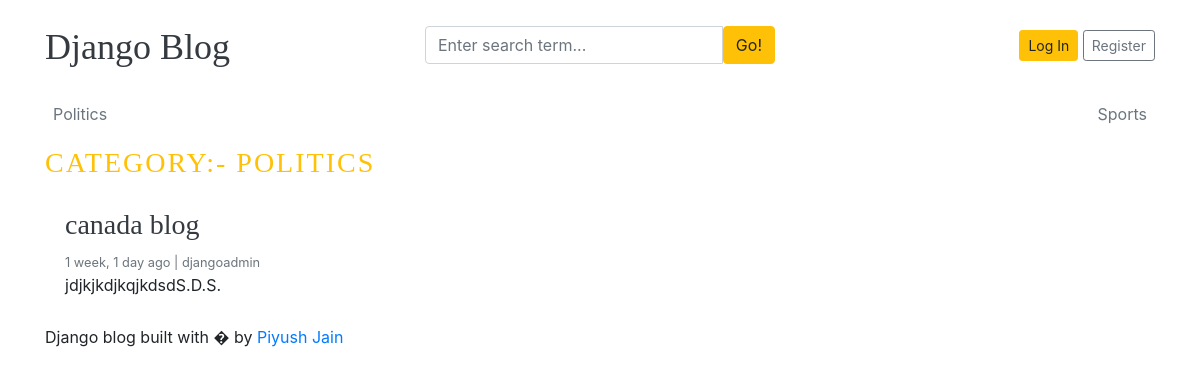
/category/1/, run on an earlier commit of the app's database.
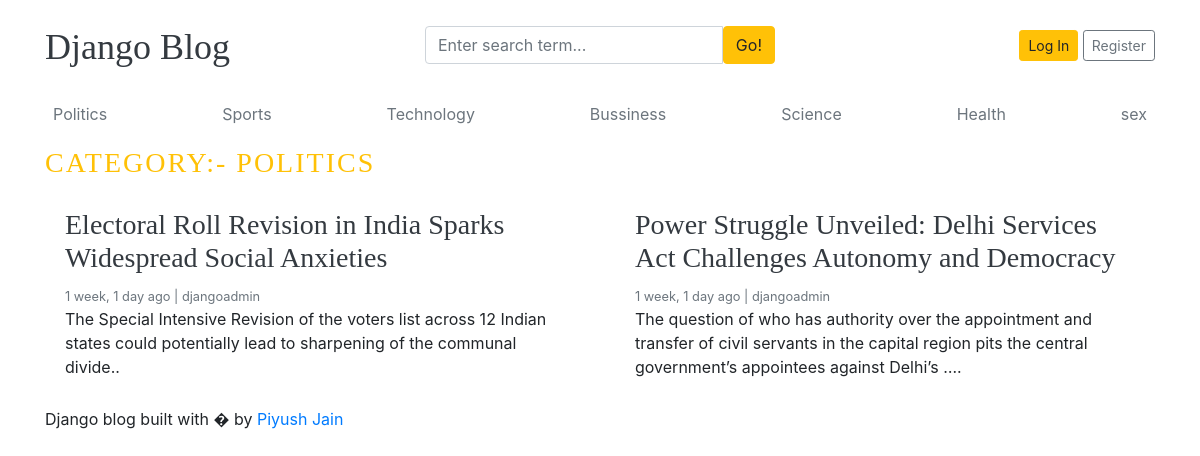
And on a later commit of the database.
### blogs/models.py (models this page shows, shortened)
class Category(models.Model):
    Category_name = models.CharField(max_length=50, unique = True)
    created_at = models.DateTimeField(auto_now_add= True)
    updated_at = models.DateTimeField(auto_now=True)
    class Meta:
        verbose_name_plural = 'categories'
    def __str__(self):
        return self.Category_name

class Blog(models.Model):
    title = models.CharField(max_length=100)
    slug =models.SlugField(max_length=150 , unique = True , blank = True)
    category = models.ForeignKey(Category, on_delete = models.CASCADE)
    author = models.ForeignKey(User, on_delete=models.CASCADE)
    featured_image = models.ImageField(upload_to='uploads/%Y/%m/%d')
    short_description = models.TextField(max_length=500)
    blog_body =models.TextField(max_length=2000)
    status = models.CharField(max_length=20 ,choices=STATUS_CHOICES, default = "draft")
    is_featured = models.BooleanField(default=True)
    created_at = models.DateTimeField(auto_now_add= True)
    updated_at = models.DateTimeField(auto_now= True)

### blogs/views.py (the view)
# urls.py: path('<int:Category_id>/', views.posts_by_category , name ='posts_by_category'),
def posts_by_category(request, Category_id):
    posts = Blog.objects.filter(category =Category_id )
    try:
        category = Category.objects.get(pk = Category_id)
    except:
        return redirect('home')
    context ={
        'posts' : posts,
        'category' : category,
    }
    return render(request, 'posts_by_category.html', context)

### blogs/context_processors.py (called while the page is built)
def get_categories(request):
    categories = Category.objects.all()
    return dict(categories = categories)

def get_social_links(request):
    social_links= SocialLinks.objects.all()
    return dict(social_links = social_links)

### templates/posts_by_category.html (shortened to what this page needs)
{% extends 'base.html' %}
    {% block content %}
        <h3 class= "text-uppercase text-warning" style="letter-spacing: 2px;">Category:- {{category}}</h3>
        <div class="row mb-2">
        {% if posts %}
        {% for post in posts %}
            <div class="col-md-6">
            <div class="card border-0" >
                <div class="card-body">
                <h3 ><a href="{% url 'blogs' post.slug %}"  class = "text-dark">{{post.title}}</a></h3>
                <small class="mb-1 text-muted">{{post.created_at | timesince}} ago | {{ post.author }}</small>
                <p class="card-text">{{ post.short_description |truncatewords:25 }}.</p>
                </div>
            </div>
            </div>
            {%endfor%}
            {%else %}
            <p> No posts available
            {% endif %}
        </div>
    {% endblock %}

### templates/base.html (shortened to what this page needs)
 {% load static %}
<!DOCTYPE html>
<html lang="en">
<head>
    <link href="https://getbootstrap.com/docs/4.0/dist/css/bootstrap.min.css" rel="stylesheet">
    <link href="{% static 'css/blog.css' %}" rel="stylesheet">
  </head>
<body>
    <div class="container">
      <header class="blog-header py-3">
        <div class="row flex-nowrap justify-content-between align-items-center">
          <div class="col-4 pt-1">
            <a class="blog-header-logo text-dark" href="/">Django Blog</a>
          </div>
          <div class = "col-4">
           <form action="{% url 'search' %}" method ="GET">
            <div class="input-group">
              <input class="form-control" type="text" name ="keyword" placeholder="Enter search term..." aria-label="Enter search term..." aria-describedby="button-search" />
              <button type = "submit" class="btn btn-warning" id="button-search" type="button">Go!</button>
            </div>
           </form>
          </div>
          {% if not user.is_authenticated %}
          <div class="col-4 d-flex justify-content-end align-items-center">
            <a class="btn btn-sm btn-warning" href="{% url 'login'%}">Log In</a> &nbsp;
            <a class="btn btn-sm btn-outline-secondary" href="{% url 'register' %}">Register</a>
          {% else %}
          <span> You are logged in as {{user}}</span>
          &emsp;
          <span> <a href ="{% url 'logout' %}">Logout</a></span>
          {% endif %}
        </div>
        </div>
      </header>
      <div class="nav-scroller py-1 mb-2">
        <nav class="nav d-flex justify-content-between">
          {% for i in categories %}
          <a class="p-2 text-muted" href="{% url 'posts_by_category'  i.id %}">{{i.Category_name}}</a>
          {% endfor %}
        </nav>
      </div>
 {%block content %}
{% endblock %}
<footer class="blog-footer">
  <p>Django blog built with � by <a href="#">Piyush Jain</a></p>
</footer>
</body>
</html>

### blog_main/static/css/blog.css (style rules this page uses)
.blog-header-logo { font-family: "Playfair Display", Georgia, "Times New Roman", serif; font-size: 2.25rem; }
h1, h2, h3, h4, h5, h6 { font-family: "Playfair Display", Georgia, "Times New Roman", serif; }

What changed in the data, as far as the page shows it:
removed Blog: title "canada blog", created_at "1 week, 1 day", author "djangoadmin", short_description "jdjkjkdjkqjkdsdS.D.S"
added Category: Category_name "Technology"
added Category: Category_name "Bussiness"
added Category: Category_name "Science"
added Category: Category_name "Health"
added Category: Category_name "sex"
added Blog: title "Electoral Roll Revision in India Sparks Widespread Social Anxieties", created_at "1 week, 1 day", author "djangoadmin", short_description "The Special Intensive Revision of the voters list across 12 Indian states could potentially lead to sharpening of the communal divide."
added Blog: title "Power Struggle Unveiled: Delhi Services Act Challenges Autonomy and Democracy", created_at "1 week, 1 day", author "djangoadmin", short_description "The question of who has authority over the appointment and transfer of civil servants in the capital region pits the central government’s appointees against Delhi’s …"
